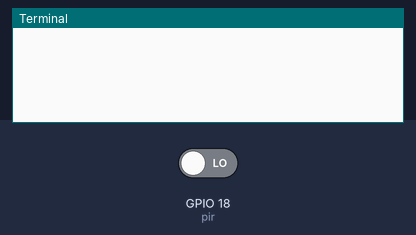
A program run on a simulated Raspberry Pi (BCM pin numbers). Parts: the last lines printed to the terminal. The test bench sets the inputs (shaded band); at power-on: GPIO 18 (pir) LOW.

Above: at 1.2 s.
1.3 s: GPIO 18 (pir) driven HIGH
At 1.8 s:
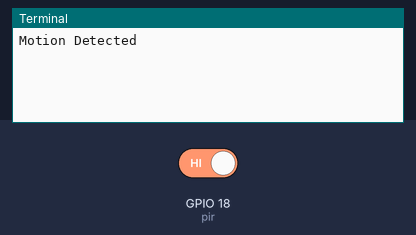
2.8 s: GPIO 18 (pir) driven LOW
At 4.2 s:
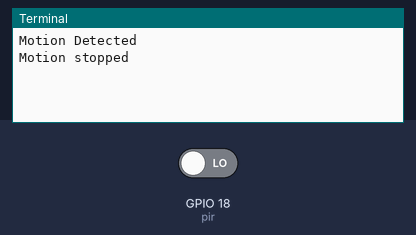

Measured:
- after the input at 1.3 s, the terminal: prints a new line at once (image 1)
- after the input at 2.8 s, the terminal: prints a new line at once (image 2)

The program:

motion.py
```python
# -*- coding:utf-8 -*-
#!/usr/bin/python
#Author: Dharmendra Kumar Yadav
#######################################################

from gpiozero import MotionSensor
from signal import pause

pir = MotionSensor(18)

def motion_function():
    print("Motion Detected")

def no_motion_function():
    print("Motion stopped")

pir.when_motion = motion_function
pir.when_no_motion = no_motion_function

pause()
```
